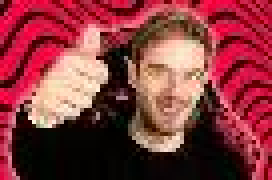
#> input picture Sesi5/Pewdiepie1.jpg, 68 x 45 px, found by its file name (shown 4 times larger)
$ python rotasicitra.py
#> lines starting #> are read from the running program, lines starting #| are printed output that depends on the picture
#> further down, image is the input picture: shape (45, 68, 3); mean R, G, B 135.3, 57.5, 62.3
import imageio as img
import numpy as np
import matplotlib.pyplot as plt

def rotateimage(image,degree):
#> called with degree = 45
    radian_deg = np.radians(degree)
    cos_deg, sin_deg = np.cos(radian_deg), np.sin(radian_deg)

    height, width = image.shape[:2]
#> height = 45; width = 68
    max_dim = int(np.sqrt(height**2 + width**2))
#> max_dim = 81
    outputimage = np.zeros((max_dim,max_dim,3),dtype=image.dtype)

    centerY, centerX = max_dim//2, max_dim//2
#> centerY = 40; centerX = 40

    for y in range(-height//2,height//2):
        for x in range(-width//2,width//2):
            newX = int(cos_deg * x - sin_deg * y) + centerX
            newY = int(sin_deg * x + cos_deg * y) + centerY

            if 0 <=newX < max_dim and 0 <= newY < max_dim:
                outputimage[newY,newX] = image[y+height//2, x + width//2]
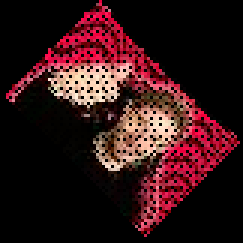
#> outputimage: shape (81, 81, 3) (shown 3 times larger); mean R, G, B 50.7, 21.4, 23.3
    return outputimage

image = img.imread('pewdiepie1.jpg')

rotated_image = rotateimage(image,45)

plt.subplot(1,2,1)
plt.imshow(image)

plt.subplot(1,2,2)
plt.imshow(rotated_image)

plt.show()
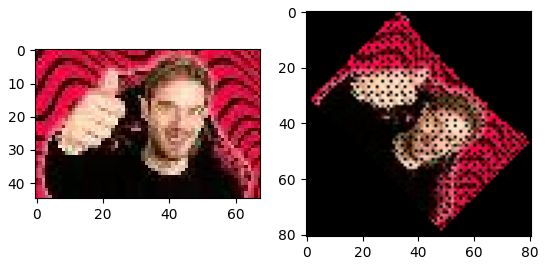
#> figure drawn by matplotlib, 2 panels
image = img.imwrite("RotasiCitra.jpeg", rotated_image)
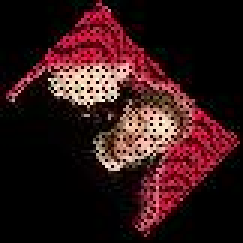
#> saved as RotasiCitra.jpeg: shape (81, 81, 3) (shown 3 times larger); mean R, G, B 51.8, 24, 25.3
